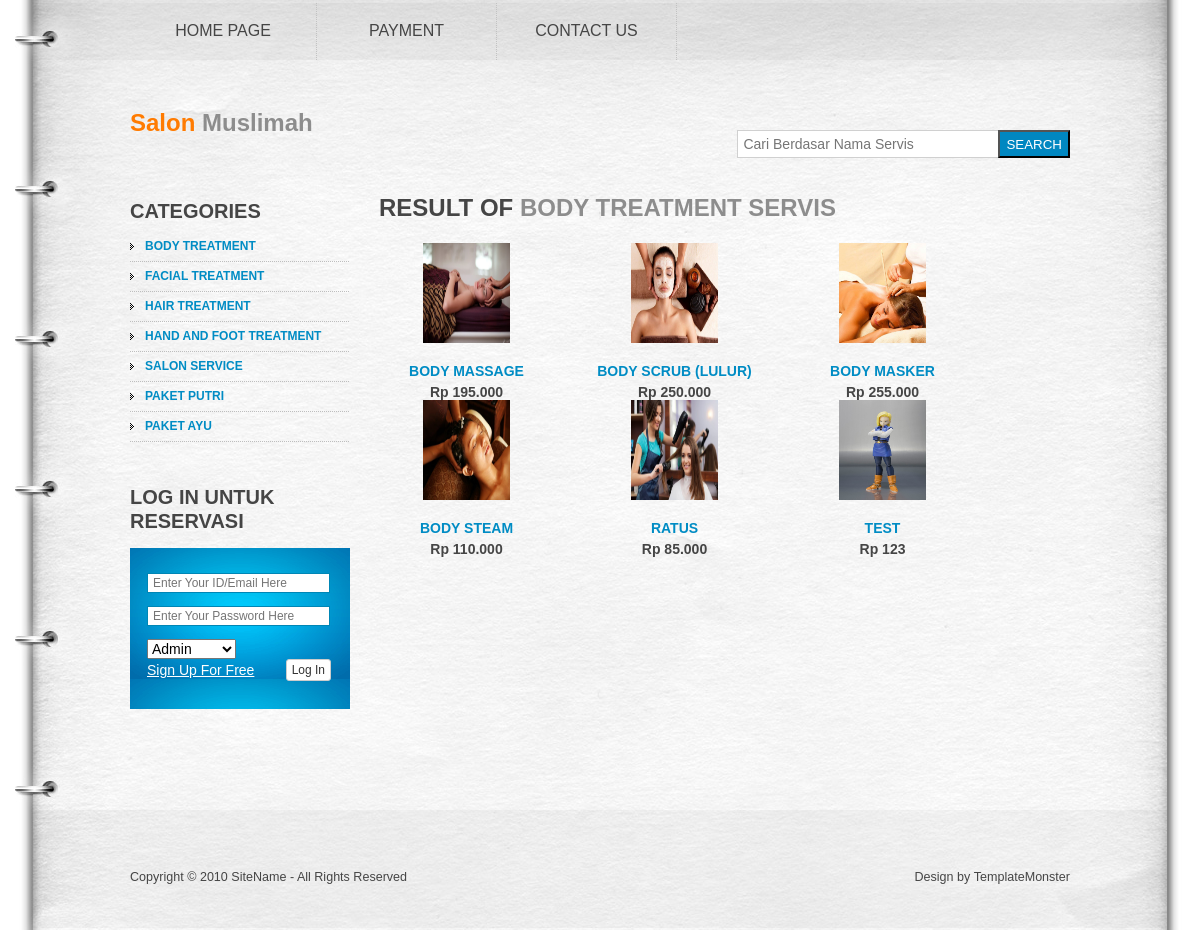
/index.php?p=kategori&id=KAT001, run on the app's committed database.
### tables this page shows
CREATE TABLE `kategori_servis` (
  `id_kategori` varchar(15) NOT NULL,
  `nama_kategori` varchar(100) NOT NULL,
  `ruang` int(11) NOT NULL
);

CREATE TABLE `tipe_servis` (
  `kode_servis` varchar(15) NOT NULL,
  `nama_servis` varchar(100) DEFAULT NULL,
  `id_kategori` varchar(15) DEFAULT NULL,
  `keterangan_servis` varchar(100) DEFAULT NULL,
  `gambar_servis` varchar(100) DEFAULT NULL,
  `harga_servis` double DEFAULT NULL
);

### index.php (the view, shortened to what this page needs)
<!DOCTYPE html>
<html lang="en">
  <?php include 'koneksi/koneksi.php';
  ?>
<head>
  <?php include 'header.php'; ?>
</head>
<body id="page1">
<div class="wrap">
  <header>
    <div class="container">
      <h1><a href="#">Salon <span>Muslimah</span></a></h1>
        <?php include 'nav.php'; ?>
      <form action="" id="search-form" method="post">
        <fieldset>
          <div class="rowElem">
              <input type="text" name="input_cari" placeholder="Cari Berdasar Nama Servis" class="css-input" style="width:250px;" />
              <button type="submit" name="cari" value="Cari"/>Search</button>
          </div>
        </fieldset>
      </form>
    </div>
  </header>
  <div class="container">
    <aside>
      <h3>Categories</h3>
        <ul class="categories">
          <?php
            $kat = "SELECT * FROM kategori_servis";
            $querykat = $mysqli->query($kat);
            while ($rskat = $querykat->fetch_array())
            { ?>
              <li><span><a href="index.php?p=kategori&id=<?php echo $rskat['id_kategori']; ?>" style="text-transform:uppercase"><?php echo $rskat['nama_kategori']; ?></a></span></li>
          <?php } ?>
        </ul>
        <?php
          if (!isset($_SESSION['hak']))
          {
            ?><h3>Log In Untuk Reservasi</h3>
            <form action="login-section.php" id="login-form" method="post">
              <fieldset>
                <div class="rowElem">
                  <input type="text" name="userid" placeholder="Enter Your ID/Email Here" onFocus="if(this.value=='Enter Your Email Here'){this.value=''}" onBlur="if(this.value==''){this.value='Enter Your Email Here'}" >
                  <input type="password" name="password" placeholder="Enter Your Password Here" onFocus="if(this.value=='Enter Your Email Here'){this.value=''}" onBlur="if(this.value==''){this.value='Enter Your Email Here'}" >
                  <select name="akses" class="form-control" placeholder="Akses sebagai?" autocomplete="off">
                    <option value="admin">Admin</option>
                  </select>
                  <div class="clear"><a href="index.php?p=sign-up" class="fleft" style="text-decoration: underline;">Sign Up For Free</a><button type="submit" class="btn btn-xs btn-default fright">Log In</button></div>
                </div>
              </fieldset>
            </form><?php
          }
          else
          {
            echo "$_SESSION[hak]";
          }
        ?>
    </aside>
    <?php
        if(!empty($_GET['p'])){
              $p=$_GET['p'];
       				include('pages/'.$p.'.php');
       		}
     		?>
  </div>
</div>
<footer>
  <div class="footerlink">
    <p class="lf">Copyright &copy; 2010 <a href="#">SiteName</a> - All Rights Reserved</p>
    <p class="rf">Design by <a href="http://www.templatemonster.com/">TemplateMonster</a></p>
  </div>
</footer>
</body>
</html>

### header.php (shortened to what this page needs)
<link rel="stylesheet" href="css/reset.css" type="text/css" media="all">
<link rel="stylesheet" href="css/style.css" type="text/css" media="all">
<link href="css/font-awesome/css/font-awesome.min.css" rel="stylesheet" type="text/css">

### nav.php (shortened to what this page needs)
<nav>
  <ul>
    <li><a href="index.php" class="m1">Home Page</a></li>
    <li><a href="index.php?p=payment" class="m2">Payment</a></li>
    <li><a href="index.php?p=contact" class="m2">Contact Us</a></li>
  </ul>
</nav>

### pages/kategori.php
<section id="content">
  <div class="inside" style="padding:0;">
    <?php
    if(!empty($_GET['id'])){
          $kat=$_GET['id'];
          $sqlkat= "SELECT * FROM kategori_servis WHERE id_kategori = '$kat'";
          $querykat= mysqli_query($mysqli,$sqlkat);
          $datakat = $querykat->fetch_array();
        }
     ?>
    <h2>Result Of <span><?php echo $datakat['nama_kategori']; ?> Servis</span></h2>
    <ul class="list" style="border-color:#000; text-align:center">
      <?php
      $sqlbook= "SELECT * FROM tipe_servis WHERE id_kategori = '$kat'";
      $querybook= mysqli_query($mysqli,$sqlbook);
      while ($databook = $querybook->fetch_array()) {
      ?>
      <li><span><img style="width:50%;height:100px" src="img/servis/<?php echo $databook['gambar_servis']; ?>"></span>
        <h4><a href="#" title="Klik" style="text-transform:uppercase"><?php echo $databook['nama_servis']; ?></a></h4>
        <h5><?php echo "Rp ".number_format($databook['harga_servis'], 0, ',', '.'); ?></h5>
      </li><?php } ?>
    </ul>
  </div>
</section>

### data on the page
kategori_servis: nama_kategori "BODY TREATMENT"
kategori_servis: nama_kategori "FACIAL TREATMENT"
kategori_servis: nama_kategori "HAIR TREATMENT"
kategori_servis: nama_kategori "HAND AND FOOT TREATMENT"
kategori_servis: nama_kategori "SALON SERVICE"
kategori_servis: nama_kategori "PAKET PUTRI"
kategori_servis: nama_kategori "PAKET AYU"
tipe_servis: gambar_servis (picture), nama_servis "BODY MASSAGE", harga_servis "195.000"
tipe_servis: gambar_servis (picture), nama_servis "BODY SCRUB (LULUR)", harga_servis "250.000"
tipe_servis: gambar_servis (picture), nama_servis "BODY MASKER", harga_servis "255.000"
tipe_servis: gambar_servis (picture), nama_servis "BODY STEAM", harga_servis "110.000"
tipe_servis: gambar_servis (picture), nama_servis "RATUS", harga_servis "85.000"
tipe_servis: gambar_servis (picture), nama_servis "TEST", harga_servis "123"
